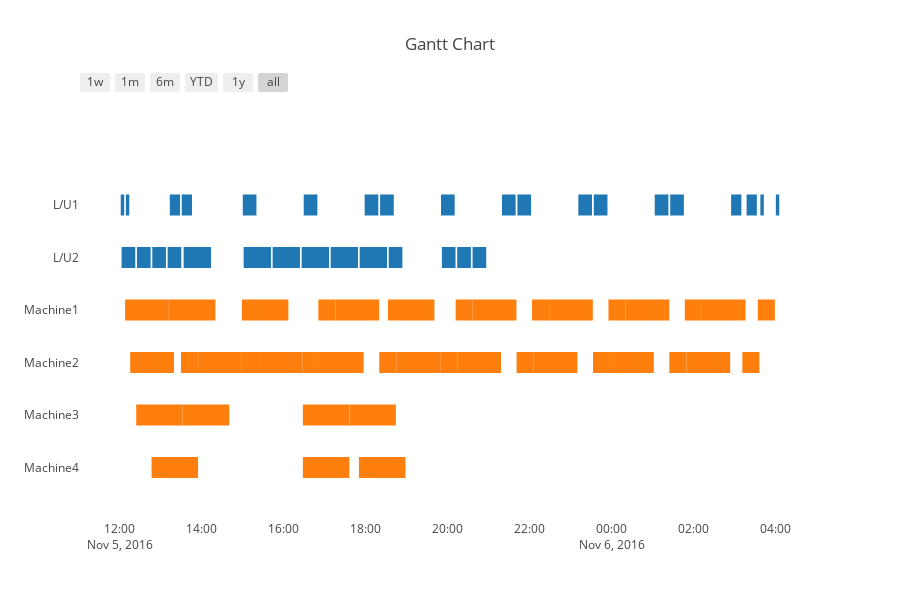

Notebook code cell kept with this figure:
### Code cell
plotly.offline.iplot(allocate.plot_simstat(simstat))

### Figure 1 — Plotly figure (JSON) as saved in the notebook; plotly's stock layout.template omitted (floating-point values rounded to 4 significant figures)
{"data": [{"marker": {"color": "white"}, "name": "", "x": ["2016-11-05 12:01:14", "2016-11-05 12:06:14"], "y": [5, 5]}, {"marker": {"color": "white"}, "name": "", "x": ["2016-11-05 12:02:28", "2016-11-05 12:22:28"], "y": [4, 4]}, {"marker": {"color": "white"}, "name": "", "x": ["2016-11-05 12:07:38", "2016-11-05 13:11:38"], "y": [3, 3]}, {"marker": {"color": "white"}, "name": "", "x": ["2016-11-05 12:08:42", "2016-11-05 12:13:42"], "y": [5, 5]}, {"marker": {"color": "white"}, "name": "", "x": ["2016-11-05 12:15:06", "2016-11-05 13:19:06"], "y": [2, 2]}, {"marker": {"color": "white"}, "name": "", "x": ["2016-11-05 12:23:52", "2016-11-05 13:31:52"], "y": [1, 1]}, {"marker": {"color": "white"}, "name": "", "x": ["2016-11-05 12:24:56", "2016-11-05 12:44:56"], "y": [4, 4]}, {"marker": {"color": "white"}, "name": "", "x": ["2016-11-05 12:46:20", "2016-11-05 13:54:20"], "y": [0, 0]}, {"marker": {"color": "white"}, "name": "", "x": ["2016-11-05 12:47:24", "2016-11-05 13:07:24"], "y": [4, 4]}, {"marker": {"color": "white"}, "name": "", "x": ["2016-11-05 13:09:52", "2016-11-05 13:29:52"], "y": [4, 4]}, {"marker": {"color": "white"}, "name": "", "x": ["2016-11-05 13:11:48", "2016-11-05 14:19:48"], "y": [3, 3]}, {"marker": {"color": "white"}, "name": "", "x": ["2016-11-05 13:13:02", "2016-11-05 13:28:02"], "y": [5, 5]}, {"marker": {"color": "white"}, "name": "", "x": ["2016-11-05 13:29:26", "2016-11-05 13:54:26"], "y": [2, 2]}, {"marker": {"color": "white"}, "name": "", "x": ["2016-11-05 13:30:30", "2016-11-05 13:45:30"], "y": [5, 5]}, {"marker": {"color": "white"}, "name": "", "x": ["2016-11-05 13:32:02", "2016-11-05 14:40:02"], "y": [1, 1]}, {"marker": {"color": "white"}, "name": "", "x": ["2016-11-05 13:33:16", "2016-11-05 14:13:16"], "y": [4, 4]}, {"marker": {"color": "white"}, "name": "", "x": ["2016-11-05 13:54:26", "2016-11-05 14:58:26"], "y": [2, 2]}, {"marker": {"color": "white"}, "name": "", "x": ["2016-11-05 14:58:36", "2016-11-05 16:06:36"], "y": [3, 3]}, {"marker": {"color": "white"}, "name": "", "x": ["2016-11-05 14:58:36", "2016-11-05 15:23:36"], "y": [2, 2]}, {"marker": {"color": "white"}, "name": "", "x": ["2016-11-05 14:59:50", "2016-11-05 15:19:50"], "y": [5, 5]}, {"marker": {"color": "white"}, "name": "", "x": ["2016-11-05 15:01:04", "2016-11-05 15:41:04"], "y": [4, 4]}, {"marker": {"color": "white"}, "name": "", "x": ["2016-11-05 15:23:36", "2016-11-05 16:27:36"], "y": [2, 2]}, {"marker": {"color": "white"}, "name": "", "x": ["2016-11-05 15:43:32", "2016-11-05 16:23:32"], "y": [4, 4]}, {"marker": {"color": "white"}, "name": "", "x": ["2016-11-05 16:26:00", "2016-11-05 17:06:00"], "y": [4, 4]}, {"marker": {"color": "white"}, "name": "", "x": ["2016-11-05 16:27:46", "2016-11-05 16:52:46"], "y": [2, 2]}, {"marker": {"color": "white"}, "name": "", "x": ["2016-11-05 16:27:46", "2016-11-05 17:35:46"], "y": [1, 1]}, {"marker": {"color": "white"}, "name": "", "x": ["2016-11-05 16:27:46", "2016-11-05 17:35:46"], "y": [0, 0]}, {"marker": {"color": "white"}, "name": "", "x": ["2016-11-05 16:29:00", "2016-11-05 16:49:00"], "y": [5, 5]}, {"marker": {"color": "white"}, "name": "", "x": ["2016-11-05 16:50:24", "2016-11-05 17:15:24"], "y": [3, 3]}, {"marker": {"color": "white"}, "name": "", "x": ["2016-11-05 16:52:46", "2016-11-05 17:56:46"], "y": [2, 2]}, {"marker": {"color": "white"}, "name": "", "x": ["2016-11-05 17:08:28", "2016-11-05 17:48:28"], "y": [4, 4]}, {"marker": {"color": "white"}, "name": "", "x": ["2016-11-05 17:15:24", "2016-11-05 18:19:24"], "y": [3, 3]}, {"marker": {"color": "white"}, "name": "", "x": ["2016-11-05 17:35:56", "2016-11-05 18:43:56"], "y": [1, 1]}, {"marker": {"color": "white"}, "name": "", "x": ["2016-11-05 17:49:52", "2016-11-05 18:57:52"], "y": [0, 0]}, {"marker": {"color": "white"}, "name": "", "x": ["2016-11-05 17:50:56", "2016-11-05 18:30:56"], "y": [4, 4]}, {"marker": {"color": "white"}, "name": "", "x": ["2016-11-05 17:58:10", "2016-11-05 18:18:10"], "y": [5, 5]}, {"marker": {"color": "white"}, "name": "", "x": ["2016-11-05 18:19:34", "2016-11-05 18:44:34"], "y": [2, 2]}, {"marker": {"color": "white"}, "name": "", "x": ["2016-11-05 18:20:48", "2016-11-05 18:40:48"], "y": [5, 5]}, {"marker": {"color": "white"}, "name": "", "x": ["2016-11-05 18:32:20", "2016-11-05 19:40:20"], "y": [3, 3]}, {"marker": {"color": "white"}, "name": "", "x": ["2016-11-05 18:33:24", "2016-11-05 18:53:24"], "y": [4, 4]}, {"marker": {"color": "white"}, "name": "", "x": ["2016-11-05 18:44:34", "2016-11-05 19:48:34"], "y": [2, 2]}, {"marker": {"color": "white"}, "name": "", "x": ["2016-11-05 19:48:44", "2016-11-05 20:13:44"], "y": [2, 2]}, {"marker": {"color": "white"}, "name": "", "x": ["2016-11-05 19:49:58", "2016-11-05 20:09:58"], "y": [5, 5]}, {"marker": {"color": "white"}, "name": "", "x": ["2016-11-05 19:51:12", "2016-11-05 20:11:12"], "y": [4, 4]}, {"marker": {"color": "white"}, "name": "", "x": ["2016-11-05 20:11:22", "2016-11-05 20:36:22"], "y": [3, 3]}, {"marker": {"color": "white"}, "name": "", "x": ["2016-11-05 20:13:40", "2016-11-05 20:33:40"], "y": [4, 4]}, {"marker": {"color": "white"}, "name": "", "x": ["2016-11-05 20:13:44", "2016-11-05 21:17:44"], "y": [2, 2]}, {"marker": {"color": "white"}, "name": "", "x": ["2016-11-05 20:36:08", "2016-11-05 20:56:08"], "y": [4, 4]}, {"marker": {"color": "white"}, "name": "", "x": ["2016-11-05 20:36:22", "2016-11-05 21:40:22"], "y": [3, 3]}, {"marker": {"color": "white"}, "name": "", "x": ["2016-11-05 21:19:08", "2016-11-05 21:39:08"], "y": [5, 5]}, {"marker": {"color": "white"}, "name": "", "x": ["2016-11-05 21:40:32", "2016-11-05 22:05:32"], "y": [2, 2]}, {"marker": {"color": "white"}, "name": "", "x": ["2016-11-05 21:41:46", "2016-11-05 22:01:46"], "y": [5, 5]}, {"marker": {"color": "white"}, "name": "", "x": ["2016-11-05 22:03:10", "2016-11-05 22:28:10"], "y": [3, 3]}, {"marker": {"color": "white"}, "name": "", "x": ["2016-11-05 22:05:32", "2016-11-05 23:09:32"], "y": [2, 2]}, {"marker": {"color": "white"}, "name": "", "x": ["2016-11-05 22:28:10", "2016-11-05 23:32:10"], "y": [3, 3]}, {"marker": {"color": "white"}, "name": "", "x": ["2016-11-05 23:10:56", "2016-11-05 23:30:56"], "y": [5, 5]}, {"marker": {"color": "white"}, "name": "", "x": ["2016-11-05 23:32:20", "2016-11-05 23:57:20"], "y": [2, 2]}, {"marker": {"color": "white"}, "name": "", "x": ["2016-11-05 23:33:34", "2016-11-05 23:53:34"], "y": [5, 5]}, {"marker": {"color": "white"}, "name": "", "x": ["2016-11-05 23:54:58", "2016-11-06 00:19:58"], "y": [3, 3]}, {"marker": {"color": "white"}, "name": "", "x": ["2016-11-05 23:57:20", "2016-11-06 01:01:20"], "y": [2, 2]}, {"marker": {"color": "white"}, "name": "", "x": ["2016-11-06 00:19:58", "2016-11-06 01:23:58"], "y": [3, 3]}, {"marker": {"color": "white"}, "name": "", "x": ["2016-11-06 01:02:44", "2016-11-06 01:22:44"], "y": [5, 5]}, {"marker": {"color": "white"}, "name": "", "x": ["2016-11-06 01:24:08", "2016-11-06 01:49:08"], "y": [2, 2]}, {"marker": {"color": "white"}, "name": "", "x": ["2016-11-06 01:25:22", "2016-11-06 01:45:22"], "y": [5, 5]}, {"marker": {"color": "white"}, "name": "", "x": ["2016-11-06 01:46:46", "2016-11-06 02:11:46"], "y": [3, 3]}, {"marker": {"color": "white"}, "name": "", "x": ["2016-11-06 01:49:08", "2016-11-06 02:53:08"], "y": [2, 2]}, {"marker": {"color": "white"}, "name": "", "x": ["2016-11-06 02:11:46", "2016-11-06 03:15:46"], "y": [3, 3]}, {"marker": {"color": "white"}, "name": "", "x": ["2016-11-06 02:54:32", "2016-11-06 03:09:32"], "y": [5, 5]}, {"marker": {"color": "white"}, "name": "", "x": ["2016-11-06 03:10:56", "2016-11-06 03:35:56"], "y": [2, 2]}, {"marker": {"color": "white"}, "name": "", "x": ["2016-11-06 03:17:10", "2016-11-06 03:32:10"], "y": [5, 5]}, {"marker": {"color": "white"}, "name": "", "x": ["2016-11-06 03:33:34", "2016-11-06 03:58:34"], "y": [3, 3]}, {"marker": {"color": "white"}, "name": "", "x": ["2016-11-06 03:37:20", "2016-11-06 03:42:20"], "y": [5, 5]}, {"marker": {"color": "white"}, "name": "", "x": ["2016-11-06 03:59:58", "2016-11-06 04:04:58"], "y": [5, 5]}], "layout": {"height": 600, "hovermode": "closest", "shapes": [{"fillcolor": "rgb(31, 119, 180)", "line": {"width": 0}, "opacity": 1, "type": "rect", "x0": "2016-11-05 12:01:14", "x1": "2016-11-05 12:06:14", "xref": "x", "y0": 4.8, "y1": 5.2, "yref": "y"}, {"fillcolor": "rgb(31, 119, 180)", "line": {"width": 0}, "opacity": 1, "type": "rect", "x0": "2016-11-05 12:02:28", "x1": "2016-11-05 12:22:28", "xref": "x", "y0": 3.8, "y1": 4.2, "yref": "y"}, {"fillcolor": "rgb(255, 127, 14)", "line": {"width": 0}, "opacity": 1, "type": "rect", "x0": "2016-11-05 12:07:38", "x1": "2016-11-05 13:11:38", "xref": "x", "y0": 2.8, "y1": 3.2, "yref": "y"}, {"fillcolor": "rgb(31, 119, 180)", "line": {"width": 0}, "opacity": 1, "type": "rect", "x0": "2016-11-05 12:08:42", "x1": "2016-11-05 12:13:42", "xref": "x", "y0": 4.8, "y1": 5.2, "yref": "y"}, {"fillcolor": "rgb(255, 127, 14)", "line": {"width": 0}, "opacity": 1, "type": "rect", "x0": "2016-11-05 12:15:06", "x1": "2016-11-05 13:19:06", "xref": "x", "y0": 1.8, "y1": 2.2, "yref": "y"}, {"fillcolor": "rgb(255, 127, 14)", "line": {"width": 0}, "opacity": 1, "type": "rect", "x0": "2016-11-05 12:23:52", "x1": "2016-11-05 13:31:52", "xref": "x", "y0": 0.8, "y1": 1.2, "yref": "y"}, {"fillcolor": "rgb(31, 119, 180)", "line": {"width": 0}, "opacity": 1, "type": "rect", "x0": "2016-11-05 12:24:56", "x1": "2016-11-05 12:44:56", "xref": "x", "y0": 3.8, "y1": 4.2, "yref": "y"}, {"fillcolor": "rgb(255, 127, 14)", "line": {"width": 0}, "opacity": 1, "type": "rect", "x0": "2016-11-05 12:46:20", "x1": "2016-11-05 13:54:20", "xref": "x", "y0": -0.2, "y1": 0.2, "yref": "y"}, {"fillcolor": "rgb(31, 119, 180)", "line": {"width": 0}, "opacity": 1, "type": "rect", "x0": "2016-11-05 12:47:24", "x1": "2016-11-05 13:07:24", "xref": "x", "y0": 3.8, "y1": 4.2, "yref": "y"}, {"fillcolor": "rgb(31, 119, 180)", "line": {"width": 0}, "opacity": 1, "type": "rect", "x0": "2016-11-05 13:09:52", "x1": "2016-11-05 13:29:52", "xref": "x", "y0": 3.8, "y1": 4.2, "yref": "y"}, {"fillcolor": "rgb(255, 127, 14)", "line": {"width": 0}, "opacity": 1, "type": "rect", "x0": "2016-11-05 13:11:48", "x1": "2016-11-05 14:19:48", "xref": "x", "y0": 2.8, "y1": 3.2, "yref": "y"}, {"fillcolor": "rgb(31, 119, 180)", "line": {"width": 0}, "opacity": 1, "type": "rect", "x0": "2016-11-05 13:13:02", "x1": "2016-11-05 13:28:02", "xref": "x", "y0": 4.8, "y1": 5.2, "yref": "y"}, {"fillcolor": "rgb(255, 127, 14)", "line": {"width": 0}, "opacity": 1, "type": "rect", "x0": "2016-11-05 13:29:26", "x1": "2016-11-05 13:54:26", "xref": "x", "y0": 1.8, "y1": 2.2, "yref": "y"}, {"fillcolor": "rgb(31, 119, 180)", "line": {"width": 0}, "opacity": 1, "type": "rect", "x0": "2016-11-05 13:30:30", "x1": "2016-11-05 13:45:30", "xref": "x", "y0": 4.8, "y1": 5.2, "yref": "y"}, {"fillcolor": "rgb(255, 127, 14)", "line": {"width": 0}, "opacity": 1, "type": "rect", "x0": "2016-11-05 13:32:02", "x1": "2016-11-05 14:40:02", "xref": "x", "y0": 0.8, "y1": 1.2, "yref": "y"}, {"fillcolor": "rgb(31, 119, 180)", "line": {"width": 0}, "opacity": 1, "type": "rect", "x0": "2016-11-05 13:33:16", "x1": "2016-11-05 14:13:16", "xref": "x", "y0": 3.8, "y1": 4.2, "yref": "y"}, {"fillcolor": "rgb(255, 127, 14)", "line": {"width": 0}, "opacity": 1, "type": "rect", "x0": "2016-11-05 13:54:26", "x1": "2016-11-05 14:58:26", "xref": "x", "y0": 1.8, "y1": 2.2, "yref": "y"}, {"fillcolor": "rgb(255, 127, 14)", "line": {"width": 0}, "opacity": 1, "type": "rect", "x0": "2016-11-05 14:58:36", "x1": "2016-11-05 16:06:36", "xref": "x", "y0": 2.8, "y1": 3.2, "yref": "y"}, {"fillcolor": "rgb(255, 127, 14)", "line": {"width": 0}, "opacity": 1, "type": "rect", "x0": "2016-11-05 14:58:36", "x1": "2016-11-05 15:23:36", "xref": "x", "y0": 1.8, "y1": 2.2, "yref": "y"}, {"fillcolor": "rgb(31, 119, 180)", "line": {"width": 0}, "opacity": 1, "type": "rect", "x0": "2016-11-05 14:59:50", "x1": "2016-11-05 15:19:50", "xref": "x", "y0": 4.8, "y1": 5.2, "yref": "y"}, {"fillcolor": "rgb(31, 119, 180)", "line": {"width": 0}, "opacity": 1, "type": "rect", "x0": "2016-11-05 15:01:04", "x1": "2016-11-05 15:41:04", "xref": "x", "y0": 3.8, "y1": 4.2, "yref": "y"}, {"fillcolor": "rgb(255, 127, 14)", "line": {"width": 0}, "opacity": 1, "type": "rect", "x0": "2016-11-05 15:23:36", "x1": "2016-11-05 16:27:36", "xref": "x", "y0": 1.8, "y1": 2.2, "yref": "y"}, {"fillcolor": "rgb(31, 119, 180)", "line": {"width": 0}, "opacity": 1, "type": "rect", "x0": "2016-11-05 15:43:32", "x1": "2016-11-05 16:23:32", "xref": "x", "y0": 3.8, "y1": 4.2, "yref": "y"}, {"fillcolor": "rgb(31, 119, 180)", "line": {"width": 0}, "opacity": 1, "type": "rect", "x0": "2016-11-05 16:26:00", "x1": "2016-11-05 17:06:00", "xref": "x", "y0": 3.8, "y1": 4.2, "yref": "y"}, {"fillcolor": "rgb(255, 127, 14)", "line": {"width": 0}, "opacity": 1, "type": "rect", "x0": "2016-11-05 16:27:46", "x1": "2016-11-05 16:52:46", "xref": "x", "y0": 1.8, "y1": 2.2, "yref": "y"}, {"fillcolor": "rgb(255, 127, 14)", "line": {"width": 0}, "opacity": 1, "type": "rect", "x0": "2016-11-05 16:27:46", "x1": "2016-11-05 17:35:46", "xref": "x", "y0": 0.8, "y1": 1.2, "yref": "y"}, {"fillcolor": "rgb(255, 127, 14)", "line": {"width": 0}, "opacity": 1, "type": "rect", "x0": "2016-11-05 16:27:46", "x1": "2016-11-05 17:35:46", "xref": "x", "y0": -0.2, "y1": 0.2, "yref": "y"}, {"fillcolor": "rgb(31, 119, 180)", "line": {"width": 0}, "opacity": 1, "type": "rect", "x0": "2016-11-05 16:29:00", "x1": "2016-11-05 16:49:00", "xref": "x", "y0": 4.8, "y1": 5.2, "yref": "y"}, {"fillcolor": "rgb(255, 127, 14)", "line": {"width": 0}, "opacity": 1, "type": "rect", "x0": "2016-11-05 16:50:24", "x1": "2016-11-05 17:15:24", "xref": "x", "y0": 2.8, "y1": 3.2, "yref": "y"}, {"fillcolor": "rgb(255, 127, 14)", "line": {"width": 0}, "opacity": 1, "type": "rect", "x0": "2016-11-05 16:52:46", "x1": "2016-11-05 17:56:46", "xref": "x", "y0": 1.8, "y1": 2.2, "yref": "y"}, {"fillcolor": "rgb(31, 119, 180)", "line": {"width": 0}, "opacity": 1, "type": "rect", "x0": "2016-11-05 17:08:28", "x1": "2016-11-05 17:48:28", "xref": "x", "y0": 3.8, "y1": 4.2, "yref": "y"}, {"fillcolor": "rgb(255, 127, 14)", "line": {"width": 0}, "opacity": 1, "type": "rect", "x0": "2016-11-05 17:15:24", "x1": "2016-11-05 18:19:24", "xref": "x", "y0": 2.8, "y1": 3.2, "yref": "y"}, {"fillcolor": "rgb(255, 127, 14)", "line": {"width": 0}, "opacity": 1, "type": "rect", "x0": "2016-11-05 17:35:56", "x1": "2016-11-05 18:43:56", "xref": "x", "y0": 0.8, "y1": 1.2, "yref": "y"}, {"fillcolor": "rgb(255, 127, 14)", "line": {"width": 0}, "opacity": 1, "type": "rect", "x0": "2016-11-05 17:49:52", "x1": "2016-11-05 18:57:52", "xref": "x", "y0": -0.2, "y1": 0.2, "yref": "y"}, {"fillcolor": "rgb(31, 119, 180)", "line": {"width": 0}, "opacity": 1, "type": "rect", "x0": "2016-11-05 17:50:56", "x1": "2016-11-05 18:30:56", "xref": "x", "y0": 3.8, "y1": 4.2, "yref": "y"}, {"fillcolor": "rgb(31, 119, 180)", "line": {"width": 0}, "opacity": 1, "type": "rect", "x0": "2016-11-05 17:58:10", "x1": "2016-11-05 18:18:10", "xref": "x", "y0": 4.8, "y1": 5.2, "yref": "y"}, {"fillcolor": "rgb(255, 127, 14)", "line": {"width": 0}, "opacity": 1, "type": "rect", "x0": "2016-11-05 18:19:34", "x1": "2016-11-05 18:44:34", "xref": "x", "y0": 1.8, "y1": 2.2, "yref": "y"}, {"fillcolor": "rgb(31, 119, 180)", "line": {"width": 0}, "opacity": 1, "type": "rect", "x0": "2016-11-05 18:20:48", "x1": "2016-11-05 18:40:48", "xref": "x", "y0": 4.8, "y1": 5.2, "yref": "y"}, {"fillcolor": "rgb(255, 127, 14)", "line": {"width": 0}, "opacity": 1, "type": "rect", "x0": "2016-11-05 18:32:20", "x1": "2016-11-05 19:40:20", "xref": "x", "y0": 2.8, "y1": 3.2, "yref": "y"}, {"fillcolor": "rgb(31, 119, 180)", "line": {"width": 0}, "opacity": 1, "type": "rect", "x0": "2016-11-05 18:33:24", "x1": "2016-11-05 18:53:24", "xref": "x", "y0": 3.8, "y1": 4.2, "yref": "y"}, {"fillcolor": "rgb(255, 127, 14)", "line": {"width": 0}, "opacity": 1, "type": "rect", "x0": "2016-11-05 18:44:34", "x1": "2016-11-05 19:48:34", "xref": "x", "y0": 1.8, "y1": 2.2, "yref": "y"}, {"fillcolor": "rgb(255, 127, 14)", "line": {"width": 0}, "opacity": 1, "type": "rect", "x0": "2016-11-05 19:48:44", "x1": "2016-11-05 20:13:44", "xref": "x", "y0": 1.8, "y1": 2.2, "yref": "y"}, {"fillcolor": "rgb(31, 119, 180)", "line": {"width": 0}, "opacity": 1, "type": "rect", "x0": "2016-11-05 19:49:58", "x1": "2016-11-05 20:09:58", "xref": "x", "y0": 4.8, "y1": 5.2, "yref": "y"}, {"fillcolor": "rgb(31, 119, 180)", "line": {"width": 0}, "opacity": 1, "type": "rect", "x0": "2016-11-05 19:51:12", "x1": "2016-11-05 20:11:12", "xref": "x", "y0": 3.8, "y1": 4.2, "yref": "y"}, {"fillcolor": "rgb(255, 127, 14)", "line": {"width": 0}, "opacity": 1, "type": "rect", "x0": "2016-11-05 20:11:22", "x1": "2016-11-05 20:36:22", "xref": "x", "y0": 2.8, "y1": 3.2, "yref": "y"}, {"fillcolor": "rgb(31, 119, 180)", "line": {"width": 0}, "opacity": 1, "type": "rect", "x0": "2016-11-05 20:13:40", "x1": "2016-11-05 20:33:40", "xref": "x", "y0": 3.8, "y1": 4.2, "yref": "y"}, {"fillcolor": "rgb(255, 127, 14)", "line": {"width": 0}, "opacity": 1, "type": "rect", "x0": "2016-11-05 20:13:44", "x1": "2016-11-05 21:17:44", "xref": "x", "y0": 1.8, "y1": 2.2, "yref": "y"}, {"fillcolor": "rgb(31, 119, 180)", "line": {"width": 0}, "opacity": 1, "type": "rect", "x0": "2016-11-05 20:36:08", "x1": "2016-11-05 20:56:08", "xref": "x", "y0": 3.8, "y1": 4.2, "yref": "y"}, {"fillcolor": "rgb(255, 127, 14)", "line": {"width": 0}, "opacity": 1, "type": "rect", "x0": "2016-11-05 20:36:22", "x1": "2016-11-05 21:40:22", "xref": "x", "y0": 2.8, "y1": 3.2, "yref": "y"}, {"fillcolor": "rgb(31, 119, 180)", "line": {"width": 0}, "opacity": 1, "type": "rect", "x0": "2016-11-05 21:19:08", "x1": "2016-11-05 21:39:08", "xref": "x", "y0": 4.8, "y1": 5.2, "yref": "y"}, {"fillcolor": "rgb(255, 127, 14)", "line": {"width": 0}, "opacity": 1, "type": "rect", "x0": "2016-11-05 21:40:32", "x1": "2016-11-05 22:05:32", "xref": "x", "y0": 1.8, "y1": 2.2, "yref": "y"}, {"fillcolor": "rgb(31, 119, 180)", "line": {"width": 0}, "opacity": 1, "type": "rect", "x0": "2016-11-05 21:41:46", "x1": "2016-11-05 22:01:46", "xref": "x", "y0": 4.8, "y1": 5.2, "yref": "y"}, {"fillcolor": "rgb(255, 127, 14)", "line": {"width": 0}, "opacity": 1, "type": "rect", "x0": "2016-11-05 22:03:10", "x1": "2016-11-05 22:28:10", "xref": "x", "y0": 2.8, "y1": 3.2, "yref": "y"}, {"fillcolor": "rgb(255, 127, 14)", "line": {"width": 0}, "opacity": 1, "type": "rect", "x0": "2016-11-05 22:05:32", "x1": "2016-11-05 23:09:32", "xref": "x", "y0": 1.8, "y1": 2.2, "yref": "y"}, {"fillcolor": "rgb(255, 127, 14)", "line": {"width": 0}, "opacity": 1, "type": "rect", "x0": "2016-11-05 22:28:10", "x1": "2016-11-05 23:32:10", "xref": "x", "y0": 2.8, "y1": 3.2, "yref": "y"}, {"fillcolor": "rgb(31, 119, 180)", "line": {"width": 0}, "opacity": 1, "type": "rect", "x0": "2016-11-05 23:10:56", "x1": "2016-11-05 23:30:56", "xref": "x", "y0": 4.8, "y1": 5.2, "yref": "y"}, {"fillcolor": "rgb(255, 127, 14)", "line": {"width": 0}, "opacity": 1, "type": "rect", "x0": "2016-11-05 23:32:20", "x1": "2016-11-05 23:57:20", "xref": "x", "y0": 1.8, "y1": 2.2, "yref": "y"}, {"fillcolor": "rgb(31, 119, 180)", "line": {"width": 0}, "opacity": 1, "type": "rect", "x0": "2016-11-05 23:33:34", "x1": "2016-11-05 23:53:34", "xref": "x", "y0": 4.8, "y1": 5.2, "yref": "y"}, {"fillcolor": "rgb(255, 127, 14)", "line": {"width": 0}, "opacity": 1, "type": "rect", "x0": "2016-11-05 23:54:58", "x1": "2016-11-06 00:19:58", "xref": "x", "y0": 2.8, "y1": 3.2, "yref": "y"}, {"fillcolor": "rgb(255, 127, 14)", "line": {"width": 0}, "opacity": 1, "type": "rect", "x0": "2016-11-05 23:57:20", "x1": "2016-11-06 01:01:20", "xref": "x", "y0": 1.8, "y1": 2.2, "yref": "y"}, {"fillcolor": "rgb(255, 127, 14)", "line": {"width": 0}, "opacity": 1, "type": "rect", "x0": "2016-11-06 00:19:58", "x1": "2016-11-06 01:23:58", "xref": "x", "y0": 2.8, "y1": 3.2, "yref": "y"}, {"fillcolor": "rgb(31, 119, 180)", "line": {"width": 0}, "opacity": 1, "type": "rect", "x0": "2016-11-06 01:02:44", "x1": "2016-11-06 01:22:44", "xref": "x", "y0": 4.8, "y1": 5.2, "yref": "y"}, {"fillcolor": "rgb(255, 127, 14)", "line": {"width": 0}, "opacity": 1, "type": "rect", "x0": "2016-11-06 01:24:08", "x1": "2016-11-06 01:49:08", "xref": "x", "y0": 1.8, "y1": 2.2, "yref": "y"}, {"fillcolor": "rgb(31, 119, 180)", "line": {"width": 0}, "opacity": 1, "type": "rect", "x0": "2016-11-06 01:25:22", "x1": "2016-11-06 01:45:22", "xref": "x", "y0": 4.8, "y1": 5.2, "yref": "y"}, {"fillcolor": "rgb(255, 127, 14)", "line": {"width": 0}, "opacity": 1, "type": "rect", "x0": "2016-11-06 01:46:46", "x1": "2016-11-06 02:11:46", "xref": "x", "y0": 2.8, "y1": 3.2, "yref": "y"}, {"fillcolor": "rgb(255, 127, 14)", "line": {"width": 0}, "opacity": 1, "type": "rect", "x0": "2016-11-06 01:49:08", "x1": "2016-11-06 02:53:08", "xref": "x", "y0": 1.8, "y1": 2.2, "yref": "y"}, {"fillcolor": "rgb(255, 127, 14)", "line": {"width": 0}, "opacity": 1, "type": "rect", "x0": "2016-11-06 02:11:46", "x1": "2016-11-06 03:15:46", "xref": "x", "y0": 2.8, "y1": 3.2, "yref": "y"}, {"fillcolor": "rgb(31, 119, 180)", "line": {"width": 0}, "opacity": 1, "type": "rect", "x0": "2016-11-06 02:54:32", "x1": "2016-11-06 03:09:32", "xref": "x", "y0": 4.8, "y1": 5.2, "yref": "y"}, {"fillcolor": "rgb(255, 127, 14)", "line": {"width": 0}, "opacity": 1, "type": "rect", "x0": "2016-11-06 03:10:56", "x1": "2016-11-06 03:35:56", "xref": "x", "y0": 1.8, "y1": 2.2, "yref": "y"}, {"fillcolor": "rgb(31, 119, 180)", "line": {"width": 0}, "opacity": 1, "type": "rect", "x0": "2016-11-06 03:17:10", "x1": "2016-11-06 03:32:10", "xref": "x", "y0": 4.8, "y1": 5.2, "yref": "y"}, {"fillcolor": "rgb(255, 127, 14)", "line": {"width": 0}, "opacity": 1, "type": "rect", "x0": "2016-11-06 03:33:34", "x1": "2016-11-06 03:58:34", "xref": "x", "y0": 2.8, "y1": 3.2, "yref": "y"}, {"fillcolor": "rgb(31, 119, 180)", "line": {"width": 0}, "opacity": 1, "type": "rect", "x0": "2016-11-06 03:37:20", "x1": "2016-11-06 03:42:20", "xref": "x", "y0": 4.8, "y1": 5.2, "yref": "y"}, {"fillcolor": "rgb(31, 119, 180)", "line": {"width": 0}, "opacity": 1, "type": "rect", "x0": "2016-11-06 03:59:58", "x1": "2016-11-06 04:04:58", "xref": "x", "y0": 4.8, "y1": 5.2, "yref": "y"}], "showlegend": false, "title": "Gantt Chart", "width": 900, "xaxis": {"rangeselector": {"buttons": [{"count": 7, "label": "1w", "step": "day", "stepmode": "backward"}, {"count": 1, "label": "1m", "step": "month", "stepmode": "backward"}, {"count": 6, "label": "6m", "step": "month", "stepmode": "backward"}, {"count": 1, "label": "YTD", "step": "year", "stepmode": "todate"}, {"count": 1, "label": "1y", "step": "year", "stepmode": "backward"}, {"step": "all"}]}, "showgrid": false, "type": "date", "zeroline": false}, "yaxis": {"autorange": false, "range": [-1, 7], "showgrid": false, "ticktext": ["Machine4", "Machine3", "Machine2", "Machine1", "L/U2", "L/U1"], "tickvals": [0, 1, 2, 3, 4, 5], "zeroline": false}}}
